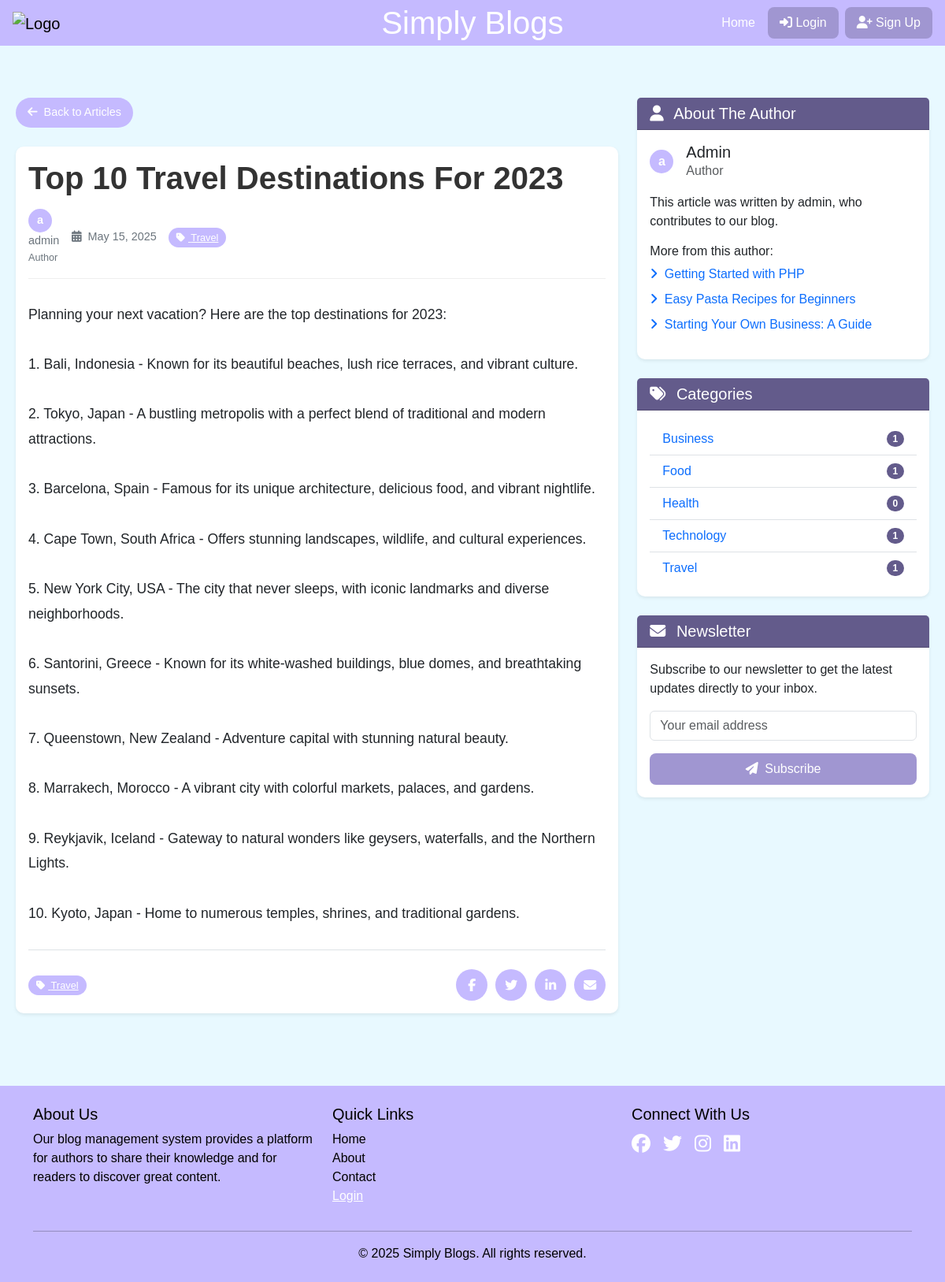
/view_post.php?id=2, run on the app's committed database.
### tables this page shows
CREATE TABLE IF NOT EXISTS posts_details (
  post_id INT AUTO_INCREMENT PRIMARY KEY,
  title VARCHAR(255) NOT NULL,
  content TEXT NOT NULL,
  r_author_id INT NOT NULL,
  r_category_id INT NOT NULL,
  image_link VARCHAR(255),
  post_status ENUM('draft', 'published') NOT NULL DEFAULT 'draft',
  create_time DATETIME NOT NULL DEFAULT CURRENT_TIMESTAMP,
  update_time DATETIME NOT NULL DEFAULT CURRENT_TIMESTAMP ON UPDATE CURRENT_TIMESTAMP,
  status_del TINYINT(1) NOT NULL DEFAULT 1,
  FOREIGN KEY (r_author_id) REFERENCES user_details(user_id),
  FOREIGN KEY (r_category_id) REFERENCES categories(category_id)
);

CREATE TABLE IF NOT EXISTS categories (
  category_id INT AUTO_INCREMENT PRIMARY KEY,
  category_name VARCHAR(50) NOT NULL UNIQUE,
  category_description TEXT,
  create_time DATETIME NOT NULL DEFAULT CURRENT_TIMESTAMP,
  update_time DATETIME NOT NULL DEFAULT CURRENT_TIMESTAMP ON UPDATE CURRENT_TIMESTAMP,
  status_del TINYINT(1) NOT NULL DEFAULT 1
);

### config/database.php (called while the page is built, shortened)
<?php
function db_connect()
{
    static $conn = null;
    if ($conn === null) {
        try {
            $conn = new PDO("mysql:host=" . DB_HOST . ";dbname=" . DB_NAME, DB_USER, DB_PASS);
            $conn->setAttribute(PDO::ATTR_ERRMODE, PDO::ERRMODE_EXCEPTION);
            $conn->setAttribute(PDO::ATTR_DEFAULT_FETCH_MODE, PDO::FETCH_ASSOC);
        } catch (PDOException $e) {
            die("Database connection failed: " . $e->getMessage());
        }
    }
    return $conn;
}
function db_query($query, $params = [])
{
    $conn = db_connect();
    $stmt = $conn->prepare($query);
    foreach ($params as $key => $value) {
        if (is_int($key)) {
            $paramIndex = $key + 1;
        } else {
            $paramIndex = $key;
        }
        if (is_int($value)) {
            $stmt->bindValue($paramIndex, $value, PDO::PARAM_INT);
        } else {
            $stmt->bindValue($paramIndex, $value);
        }
    }
    $stmt->execute();
    return $stmt;
}
function db_fetch_row($query, $params = [])
{
    $stmt = db_query($query, $params);
    return $stmt->fetch();
}
function db_fetch_all($query, $params = [])
{
    $stmt = db_query($query, $params);
    return $stmt->fetchAll();
}
?>

### includes/post_functions.php (called while the page is built, shortened)
<?php
require_once 'config/database.php';
require_once 'includes/functions.php';
function get_post($post_id)
{
    $post = db_fetch_row(
        "SELECT
            p.post_id,
            p.title,
            p.content,
            p.image_link,
            p.r_author_id,
            p.r_category_id,
            p.post_status,
            IFNULL(u.user_name, 'Unknown') AS author_name,
            IFNULL(c.category_name, 'Uncategorized') AS category_name,
            p.create_time,
            p.update_time
        FROM posts_details p
        LEFT JOIN user_details u ON p.r_author_id = u.user_id
        LEFT JOIN categories c ON p.r_category_id = c.category_id
        WHERE p.post_id = ? AND p.status_del = 1",
        [$post_id]
    );
    return $post;
}
function get_posts($options = [])
{
    $where_clauses = ["p.status_del = 1"];
    $params = [];
    if (isset($options['author_id'])) {
        $where_clauses[] = "p.r_author_id = ?";
        $params[] = $options['author_id'];
    }
    if (isset($options['category_id'])) {
        $where_clauses[] = "p.r_category_id = ?";
        $params[] = $options['category_id'];
    }
    if (isset($options['status'])) {
        $where_clauses[] = "p.post_status = ?";
        $params[] = $options['status'];
    }
    if (isset($options['exclude'])) {
        $where_clauses[] = "p.post_id != ?";
        $params[] = $options['exclude'];
    }
    $where_clause = implode(' AND ', $where_clauses);
    $limit = isset($options['limit']) ? (int) $options['limit'] : ITEMS_PER_PAGE;
    $offset = isset($options['offset']) ? (int) $options['offset'] : 0;
    $count_query = "SELECT COUNT(*) as total FROM posts_details p WHERE $where_clause";
    $total = db_fetch_row($count_query, $params)['total'];
    $query = "SELECT
                p.post_id,
                p.title,
                p.content,
                p.image_link,
                p.r_author_id,
                p.r_category_id,
                p.post_status,
                IFNULL(u.user_name, 'Unknown') AS author_name,
                IFNULL(c.category_name, 'Uncategorized') AS category_name,
                p.create_time,
                p.update_time
            FROM posts_details p
            LEFT JOIN user_details u ON p.r_author_id = u.user_id
            LEFT JOIN categories c ON p.r_category_id = c.category_id
            WHERE $where_clause
            ORDER BY p.create_time DESC
            LIMIT ? OFFSET ?";
    $params[] = (int) $limit;
    $params[] = (int) $offset;
    $posts = db_fetch_all($query, $params);
    return [
        'total' => $total,
        'limit' => $limit,
        'offset' => $offset,
        'posts' => $posts
    ];
}
?>

### includes/functions.php (called while the page is built, shortened)
<?php
function html_escape($string)
{
    return htmlspecialchars($string, ENT_QUOTES, 'UTF-8');
}
function format_date($date, $format = 'F j, Y')
{
    return date($format, strtotime($date));
}
?>

### includes/category_functions.php (called while the page is built, shortened)
<?php
require_once 'config/database.php';
require_once 'includes/functions.php';
function get_categories($with_post_count = false)
{
    if ($with_post_count) {
        return db_fetch_all(
            "SELECT
                c.category_id,
                c.category_name,
                c.category_description,
                COUNT(p.post_id) as post_count
            FROM categories c
            LEFT JOIN posts_details p ON c.category_id = p.r_category_id AND p.post_status = 'published' AND p.status_del = 1
            WHERE c.status_del = 1
            GROUP BY c.category_id
            ORDER BY c.category_name"
        );
    } else {
        return db_fetch_all(
            "SELECT
                category_id,
                category_name,
                category_description
            FROM categories
            WHERE status_del = 1
            ORDER BY category_name"
        );
    }
}
?>

### view_post.php (the view, shortened to what this page needs)
<?php
require_once 'config/database.php';
require_once 'includes/functions.php';
require_once 'includes/post_functions.php';
require_once 'includes/category_functions.php';
$post_id = $_GET['id'];
$post = get_post($post_id);
$categories = get_categories();
include('components/header.php');
?>
<div class="row">
    <div class="col-lg-8">
        <a href="end_user.php" class="back-button mb-4 d-inline-block">
            <i class="fas fa-arrow-left me-1"></i> Back to Articles
        </a>
        <article class="card shadow-sm mb-4">
            <div class="card-body">
                <header class="article-header">
                    <h1 class="article-title"><?php echo html_escape($post['title']); ?></h1>
                    <div class="article-meta">
                        <div class="author-info">
                            <div class="author-avatar">
                                <?php echo substr($post['author_name'], 0, 1); ?>
                            </div>
                            <div>
                                <div><?php echo html_escape($post['author_name']); ?></div>
                                <small>Author</small>
                            </div>
                        </div>
                        <div>
                            <i class="fas fa-calendar-alt me-1"></i>
                            <?php echo format_date($post['create_time']); ?>
                        </div>
                        <a href="end_user.php?category=<?php echo $post['r_category_id']; ?>" class="category-badge">
                            <i class="fas fa-tag me-1"></i> <?php echo html_escape($post['category_name']); ?>
                        </a>
                    </div>
                </header>
                <div class="article-content">
                    <?php echo nl2br(html_escape($post['content'])); ?>
                </div>
                <div class="d-flex justify-content-between align-items-center mt-4 pt-4 border-top">
                    <div>
                        <a href="end_user.php?category=<?php echo $post['r_category_id']; ?>" class="category-badge">
                            <i class="fas fa-tag me-1"></i> <?php echo html_escape($post['category_name']); ?>
                        </a>
                    </div>
                    <div class="share-buttons">
                        <a href="#" class="share-button share-facebook" title="Share on Facebook">
                            <i class="fab fa-facebook-f"></i>
                        </a>
                        <a href="#" class="share-button share-twitter" title="Share on Twitter">
                            <i class="fab fa-twitter"></i>
                        </a>
                        <a href="#" class="share-button share-linkedin" title="Share on LinkedIn">
                            <i class="fab fa-linkedin-in"></i>
                        </a>
                        <a href="#" class="share-button share-email" title="Share via Email">
                            <i class="fas fa-envelope"></i>
                        </a>
                    </div>
                </div>
            </div>
        </article>
    </div>
    <div class="col-lg-4">
        <div class="card mb-4 shadow-sm">
            <div class="card-header heading-for text-white">
                <h5 class="mb-0"><i class="fas fa-user me-2"></i> About the Author</h5>
            </div>
            <div class="card-body">
                <div class="d-flex align-items-center mb-3">
                    <div class="author-avatar me-3">
                        <?php echo substr($post['author_name'], 0, 1); ?>
                    </div>
                    <div>
                        <h5 class="mb-0"><?php echo html_escape($post['author_name']); ?></h5>
                        <div class="text-muted">Author</div>
                    </div>
                </div>
                <p>This article was written by <?php echo html_escape($post['author_name']); ?>, who contributes to our blog.</p>
                <?php
                $author_options = [
                    'status' => 'published',
                    'author_id' => $post['r_author_id'],
                    'limit' => 3,
                    'exclude' => $post_id
                ];
                $author_posts_result = get_posts($author_options);
                $author_posts = $author_posts_result['posts'];
                if (!empty($author_posts)):
                ?>
                    <h6 class="mt-3">More from this author:</h6>
                    <ul class="list-unstyled">
                        <?php foreach ($author_posts as $author_post): ?>
                            <li class="mb-2">
                                <a href="view_post.php?id=<?php echo $author_post['post_id']; ?>" class="text-decoration-none">
                                    <i class="fas fa-angle-right me-1"></i> <?php echo html_escape($author_post['title']); ?>
                                </a>
                            </li>
                        <?php endforeach; ?>
                    </ul>
                <?php endif; ?>
            </div>
        </div>
        <div class="card mb-4 shadow-sm">
            <div class="card-header heading-for text-white">
                <h5 class="mb-0"><i class="fas fa-tags me-2"></i> Categories</h5>
            </div>
            <div class="card-body">
                <ul class="list-group list-group-flush">
                    <?php foreach ($categories as $category): ?>
                        <li class="list-group-item d-flex justify-content-between align-items-center">
                            <a href="end_user.php?category=<?php echo $category['category_id']; ?>" class="text-decoration-none">
                                <?php echo html_escape($category['category_name']); ?>
                            </a>
                            <span class="badge heading-for rounded-pill">
                                <?php
                                $cat_posts = get_posts(['category_id' => $category['category_id'], 'status' => 'published']);
                                echo count($cat_posts['posts']);
                                ?>
                            </span>
                        </li>
                    <?php endforeach; ?>
                </ul>
            </div>
        </div>
        <div class="card mb-4 shadow-sm">
            <div class="card-header heading-for text-white">
                <h5 class="mb-0"><i class="fas fa-envelope me-2"></i> Newsletter</h5>
            </div>
            <div class="card-body">
                <p>Subscribe to our newsletter to get the latest updates directly to your inbox.</p>
                <form>
                    <div class="mb-3">
                        <input type="email" class="form-control" placeholder="Your email address">
                    </div>
                    <div class="d-grid">
                        <button type="submit" class="btn manual-button">
                            <i class="fas fa-paper-plane me-1"></i> Subscribe
                        </button>
                    </div>
                </form>
            </div>
        </div>
    </div>
</div>
<?php
include('components/footer.php');
?>

### assets/css/main.css (style rules this page uses)
:root { --primary: #e8f9ff; --secondary: #c4d9ff; --third: #c5baff; --white: #fff; --hover-color: #6b5daf; --active-color: #9184d3; --head: #a096d1; --cancel: #84a98ccf; --black: black; --heading: #635b8b; }
.heading-for { background: var(--heading); }
body { font-family: "Calibri", sans-serif; background-color: var(--primary); padding-top: 80px; }
h1, h3, h5 { text-transform: capitalize; }
.card { border: none; border-radius: 10px; }
.manual-button { background-color: var(--head); color: var(--white); border: none; padding: 8px 15px; border-radius: 8px; transition: all 0.3s; margin-top: 0; }
.author-avatar { width: 30px; height: 30px; border-radius: 50%; margin-right: 10px; background-color: var(--third); color: white; display: flex; align-items: center; justify-content: center; font-weight: bold; }
.category-badge { display: inline-block; padding: 3px 10px; border-radius: 15px; font-size: 0.8rem; margin-right: 5px; background-color: var(--third); color: white; }
.back-button { display: inline-block; padding: 8px 15px; background-color: var(--third); color: white; border-radius: 20px; font-size: 0.9rem; text-decoration: none; transition: background-color 0.2s ease; margin-bottom: 20px; }
.article-header { margin-bottom: 30px; }
.article-title { font-size: 2.5rem; font-weight: 700; margin-bottom: 15px; color: #333; }
.article-meta { font-size: 0.9rem; color: #6c757d; margin-bottom: 20px; padding-bottom: 15px; border-bottom: 1px solid #eee; display: flex; align-items: center; flex-wrap: wrap; gap: 15px; }
.article-content { font-size: 1.1rem; line-height: 1.8; margin-bottom: 30px; }
.share-buttons { display: flex; gap: 10px; }
.share-button { width: 40px; height: 40px; border-radius: 50%; background-color: var(--third); color: white; display: flex; align-items: center; justify-content: center; text-decoration: none; transition: transform 0.2s ease, background-color 0.2s ease; }

### data on the page
posts_details: title "Top 10 Travel Destinations For 2023", create_time "May 15, 2025", content "Planning your next vacation? Here are the top destinations for 2023: 1. Bali, Indonesia - Known for its beautiful beaches, lush rice terraces, and vibrant culture. 2. Tokyo, Japan - A bustling metropolis with a perfect blend of traditional and modern attractions. 3. Barcelona, Spain - Famous for its unique architecture, delicious food, and vibrant nightlife. 4. Cape Town, South Africa - Offers stunning landscapes, wildlife, and cultural experiences. 5. New York City, USA - The city that never sleeps, with iconic landmarks and diverse neighborhoods. 6. Santorini, Greece - Known for its white-washed buildings, blue domes, and breathtaking sunsets. 7. Queenstown, New Zealand - Adventure…"
posts_details: title "Getting Started with PHP"
posts_details: title "Easy Pasta Recipes for Beginners"
posts_details: title "Starting Your Own Business: A Guide"
categories: category_name "Business", count($cat_posts['posts']) "1"
categories: category_name "Food", count($cat_posts['posts']) "1"
categories: category_name "Health", count($cat_posts['posts']) "0"
categories: category_name "Technology", category_id "1"
categories: category_name "Travel", count($cat_posts['posts']) "1"

### other printed values
$header_title "Simply Blogs"
substr($post['author_name'], 0, 1) "a"
$post['author_name'] "admin"
$post['category_name'] "Travel"
$post['author_name'] "Admin"
SITE_NAME "Simply Blogs"
